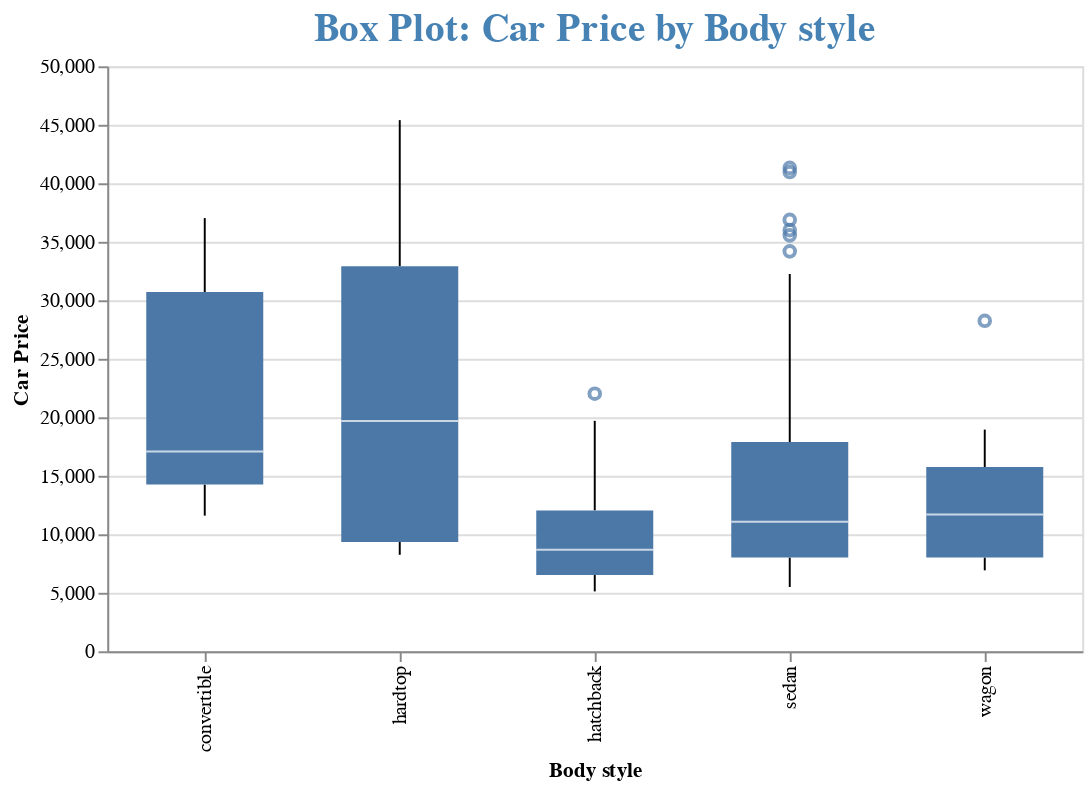

Here is the notebook cell this chart was saved with:
### Markdown cell above
Format all titles

### Code cell
# Format all titles
alt.Chart(df).mark_boxplot(size=60).encode(
    alt.X('body_style', title='Body style'),
    alt.Y('price', title='Car Price'),    
).properties(
    width=500,
    title={"text":"Box Plot: Car Price by Body style", 
            "fontSize":20,
            "color": "steelblue"}
)

### Figure 1 — Vega-Lite specification as saved in the notebook (floating-point values rounded to 4 significant figures; data arrays with more than 128 entries replaced by an {"elided": "..."} marker saying what was removed)
{"config": {"view": {"continuousWidth": 300, "continuousHeight": 300}}, "data": {"name": "data-377522f69c9237e141896e4eb0e07f53"}, "mark": {"type": "boxplot", "size": 60}, "encoding": {"x": {"field": "body_style", "title": "Body style", "type": "nominal"}, "y": {"field": "price", "title": "Car Price", "type": "quantitative"}}, "title": {"text": "Box Plot: Car Price by Body style", "fontSize": 20, "color": "steelblue"}, "width": 500, "$schema": "https://vega.github.io/schema/vega-lite/v5.17.0.json", "datasets": {"data-377522f69c9237e141896e4eb0e07f53": {"elided": "205 records"}}}
